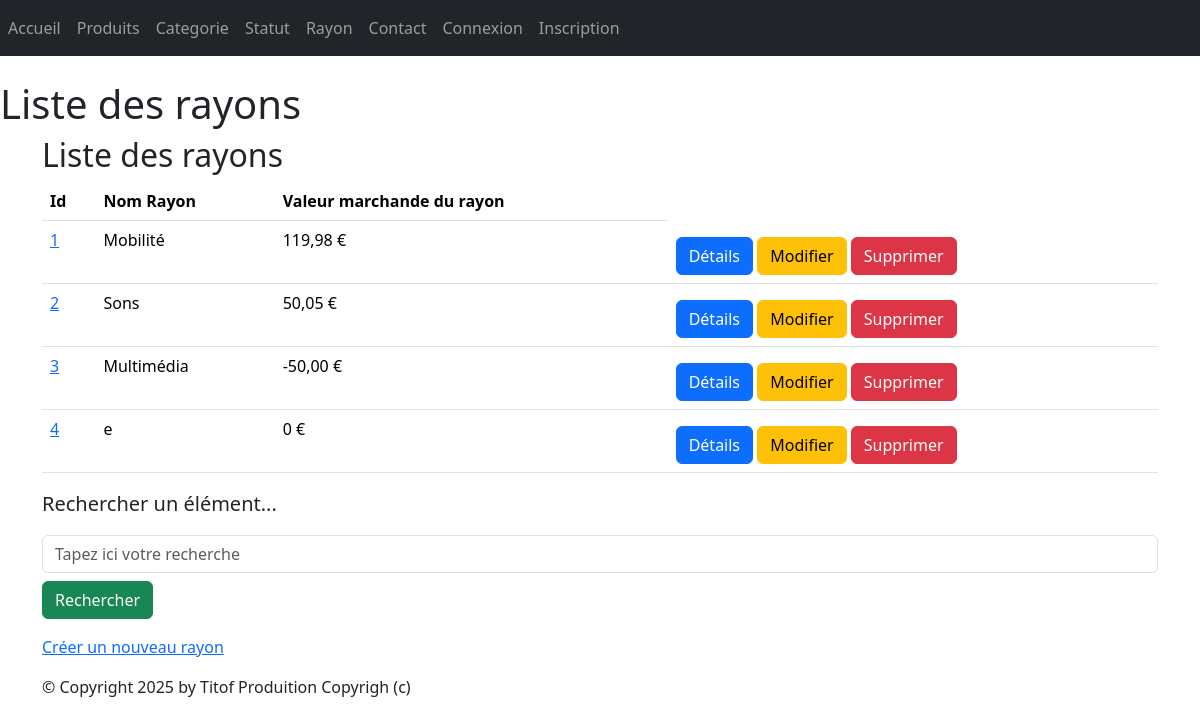
The app's page /monApp/rayonss/, older data.
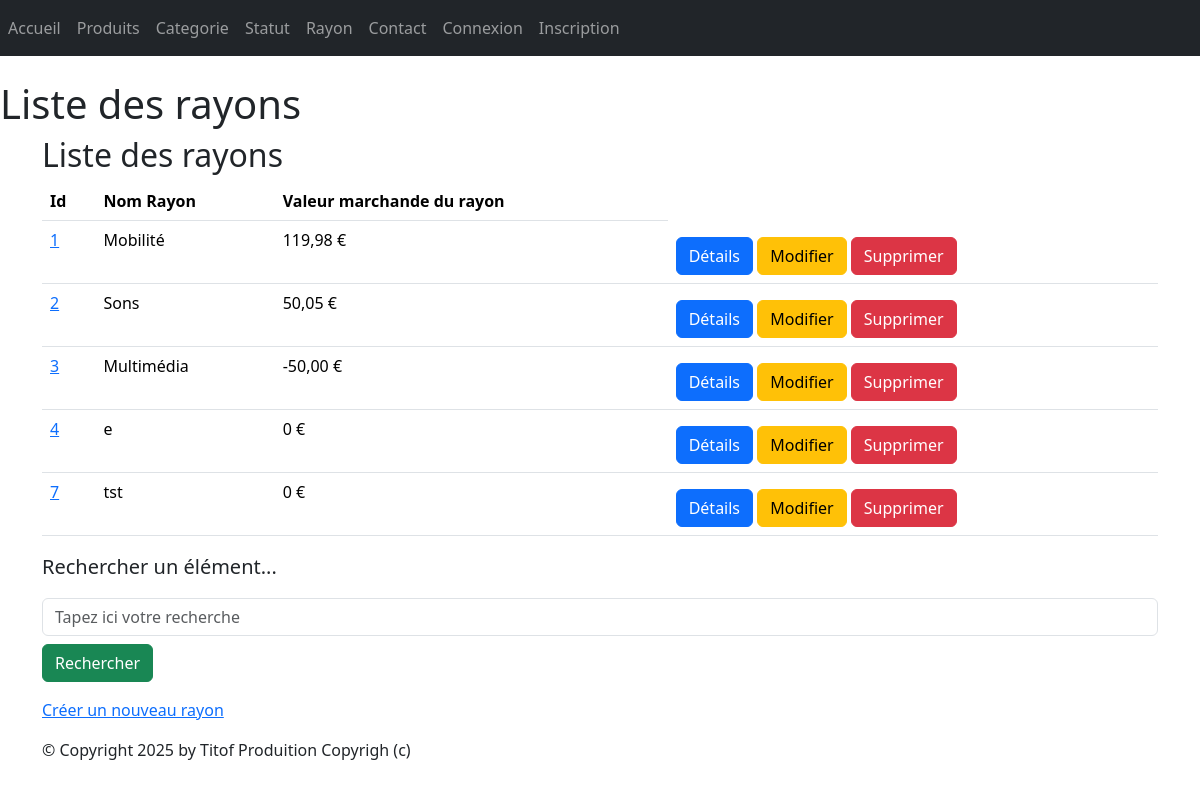
The same page, newer data.
### monApp/models.py (models this page shows, shortened)
class Rayon(models.Model):
    idRayon = models.AutoField(primary_key=True)
    nomRayon = models.CharField(max_length=100)

### monApp/views.py (the view)
# urls.py: path("rayonss/", views.RayonListView.as_view(), name="lst_rayon"),
class RayonListView(ListView):
    model = Rayon
    template_name = "monApp/list_rayons.html"
    context_object_name = "rayons"
    def get_queryset(self):
        query = self.request.GET.get('search')
        if query:
            return Rayon.objects.filter(
                Q(nomRayon__icontains=query) | Q(idRayon__icontains=query)
            ).annotate(nb_produits=Count('contenirR'))
        return Rayon.objects.annotate(nb_produits=Count('contenirR'))
    def get_context_data(self, **kwargs):
        context = super().get_context_data(**kwargs)
        context['titremenu'] = "Liste des rayons"
        ryns_dt = []
        for rayon in context['rayons']:
            total = 0
            for contenir in rayon.contenirR.all():
                total += contenir.refProd.prixUnitaireProd * contenir.qte
            ryns_dt.append({
                'rayon': rayon,
                'total_stock': total
            })
        context['ryns_dt'] = ryns_dt
        return context

### monApp/templates/monApp/list_rayons.html
{% extends 'monApp/base.html' %}
{% block menu %}
<h1>Liste des rayons</h1>
{% endblock %}
{% block contenu %}
    <h2>{{titremenu}}</h2>
    <table class="table">
        <thead>
            <th>Id</th>
            <th>Nom Rayon</th>
            <th>Valeur marchande du rayon</th>
        </thead>
        <tbody>
            {% for data in ryns_dt %}
            <tr>
                <td><a href="{% url 'dtl_rayon' data.rayon.idRayon %}">{{ data.rayon.idRayon }}</a></td>
                <td>{{ data.rayon.nomRayon }} </td>
                <td>{{ data.total_stock }} €</td>
                <td>
                <a href="{% url 'dtl_rayon' data.rayon.idRayon %}" class="btn btn-primary mt-2">Détails</a>
                <a href="{% url 'rayon-chng' data.rayon.idRayon %}" class="btn btn-warning mt-2">Modifier</a>
                <a href="{% url 'dlt-rayon' data.rayon.idRayon %}" class="btn btn-danger mt-2">Supprimer</a>
                </td>
            </tr>
            {% endfor %}
        </tbody>
    </table>
    <p class="lead mb-3 ml-0">Rechercher un élément...</p>
    <form method="GET" action="">
        <input class="form-control" type="text" name="search" placeholder="Tapez ici votre recherche"
        value="{{ request.GET.search }}">
        <button type="submit" class="btn btn-success mt-2">Rechercher</button>
    </form>
    <p><a href="{% url 'crt-rayon' %}">Créer un nouveau rayon</a></p>
{% endblock %}

Row changes from the older to the newer data that the page shows:
added Rayon: rayon.idRayon "7", rayon.nomRayon "tst", total_stock "0"
